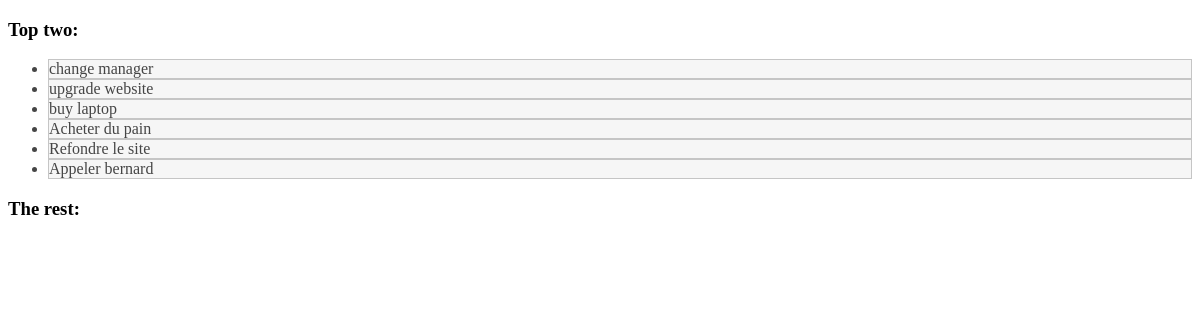
Page /entries/ on the earlier database version.
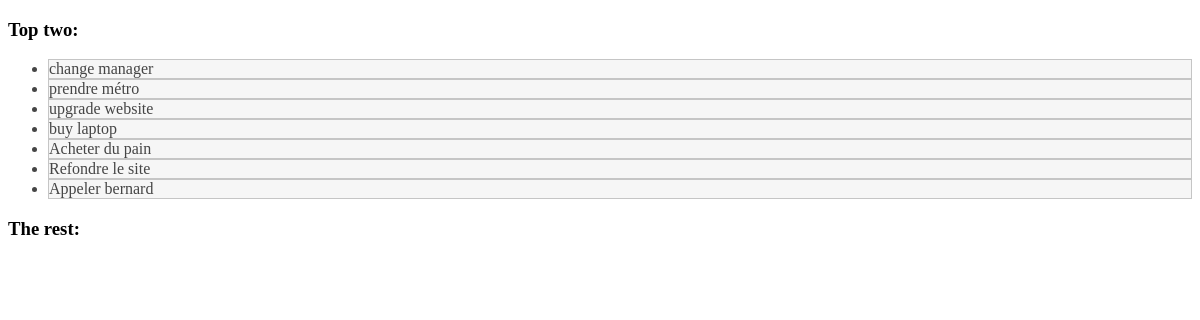
Same page on the later database version.
### core/models.py (models this page shows, shortened)
class Entry(models.Model):
	user = models.ForeignKey(User)
	name = models.CharField(max_length=50)
	data = models.CharField(max_length=200, blank=True)
	order = models.IntegerField(default=0)
	class Meta:
		ordering = ['order']
		verbose_name_plural = "entries"
	def __str__(self):
		return str(self.name)
	def update_entry_url(self):
		return reverse (viewname="detail", args=[self.id])

### core/views.py (the view, shortened to what this page needs)
# urls.py: url(r'^entries/$', coreviews.index, name='index'),
def index(request):
	entry_list1 = coremodels.Entry.objects.order_by('order')[:20]
	entry_list2 = coremodels.Entry.objects.order_by('order')[20:]
	context = {'entry_list1': entry_list1, 'entry_list2': entry_list2}
	return render_to_response('entry/index.html', context, context_instance=RequestContext(request))

### templates/entry/index.html (shortened to what this page needs)
<!doctype html>
<html lang="en">
<head>
<link rel="stylesheet" href="http://code.jquery.com/ui/1.10.2/themes/overcast/jquery-ui.css">
</head>
<body>
    <h3>Top two:</h3>
    <ul id="sortable1" class="connectedSortable">
    {% for entry in entry_list1 %}
      <li id="entry_{{ entry.id }}" class="ui-state-default">
        <a href="{{ entry.update_entry_url }}">{{ entry }}</a>
      </li>
    {% endfor %}
    </ul>
    <h3>The rest:</h3>
</body>
</html>

Differences in the rows shown:
added Entry: name "prendre métro"
